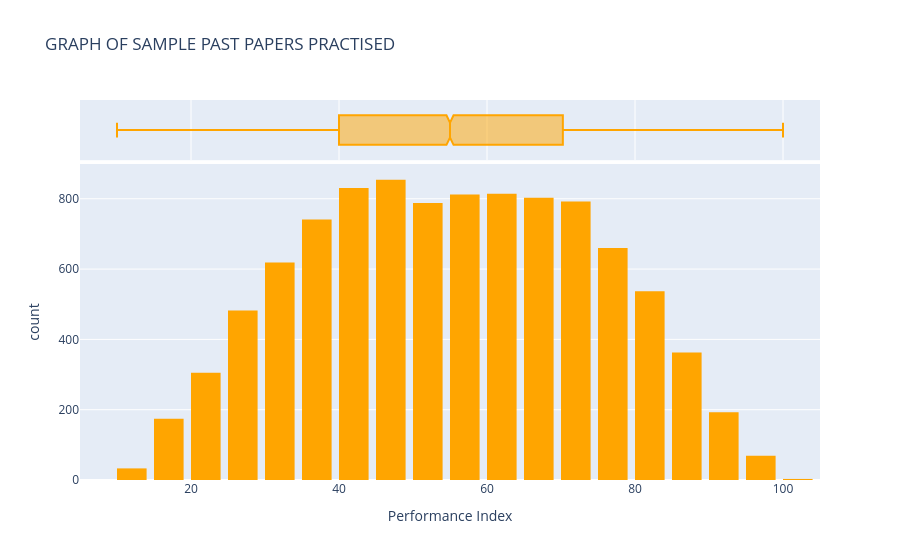

This figure's notebook cell:
### Code cell
fig =px.histogram(
    performance,
    x='Performance Index',
    marginal='box',
    color_discrete_sequence= ['orange'],
    nbins = 35,
    title = 'GRAPH OF SAMPLE PAST PAPERS PRACTISED'
)

fig.update_layout(bargap=0.2)
fig.show()

print("\n")

# USING PYPLOT  
plt.figure(figsize=(10, 6))
plt.hist(
    performance['Performance Index'],
    bins=35,
    color='orange',
    edgecolor='black',
    rwidth=0.8
)

plt.title('GRAPH OF  PERFORMANCE INDEX')
plt.xlabel('Performance Index')
plt.ylabel('Frequency')

plt.show()

### Figure 1 — Plotly figure (JSON) as saved in the notebook; plotly's stock layout.template omitted (floating-point values rounded to 4 significant figures; data arrays with more than 128 entries replaced by an {"elided": "..."} marker saying what was removed)
{"data": [{"bingroup": "x", "hovertemplate": "Performance Index=%{x}<br>count=%{y}<extra></extra>", "legendgroup": "", "marker": {"color": "orange", "pattern": {"shape": ""}}, "name": "", "nbinsx": 35, "orientation": "v", "showlegend": false, "type": "histogram", "x": {"elided": "9873 float values"}, "xaxis": "x", "yaxis": "y"}, {"hovertemplate": "Performance Index=%{x}<extra></extra>", "legendgroup": "", "marker": {"color": "orange"}, "name": "", "notched": true, "showlegend": false, "type": "box", "x": {"elided": "9873 float values"}, "xaxis": "x2", "yaxis": "y2"}], "layout": {"bargap": 0.2, "barmode": "relative", "legend": {"tracegroupgap": 0}, "title": {"text": "GRAPH OF SAMPLE PAST PAPERS PRACTISED"}, "xaxis": {"anchor": "y", "domain": [0, 1], "title": {"text": "Performance Index"}}, "xaxis2": {"anchor": "y2", "domain": [0, 1], "matches": "x", "showgrid": true, "showticklabels": false}, "yaxis": {"anchor": "x", "domain": [0, 0.8316], "title": {"text": "count"}}, "yaxis2": {"anchor": "x2", "domain": [0.8416, 1], "matches": "y2", "showgrid": false, "showline": false, "showticklabels": false, "ticks": ""}}}
